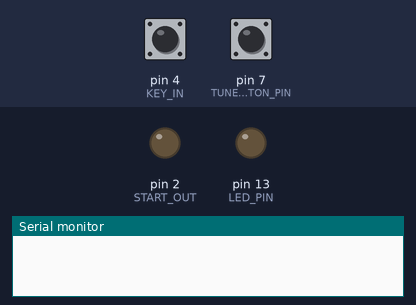
Bench run of a sketch on a simulated Arduino Nano, built with avr-gcc and run on an emulated ATmega328P. Shown: output pins drawn as LEDs (lit = HIGH), the last lines printed to the serial monitor. The inputs (shaded band) are chosen by the test bench; at power-on: pin 7 (TUNE_BUTTON_PIN) HIGH, pin 4 (KEY_IN) HIGH.

Above: at 1.2 s.
1.3 s: pin 7 (TUNE_BUTTON_PIN) pulled LOW for 0.15 s
At 2.2 s:
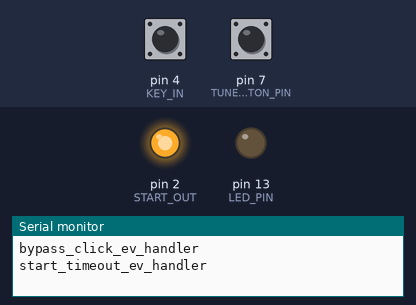
Timing chart, 0 to 4.3 s (numbered marks = the images above; inputs shaded):
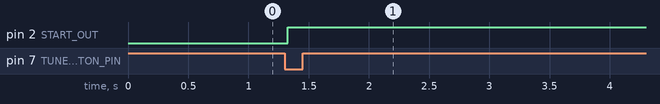

The sketch:

AH4.ino
```cpp
/* Arduino Nano
 * ATmega328P  (Old Bootloader)
 *
 */

const unsigned char START_OUT = 2;
const unsigned char KEY_IN = 4;
const unsigned char KEY_OUT = 12;
const unsigned char TUNE_BUTTON_PIN = 7;
const unsigned char BUTTON_GND = 9; // cheat ground for button
const unsigned char LED_PIN = 13;

enum state_t {
    ST_BYPASS,
    ST_START,
    ST_TUNING,
    ST_CONFIRM,
    ST_TUNED,
    ST_FAILED,
    NUM_STATES,
};

enum event_t {
    EV_NONE,
    EV_TUNE_PUSH,
    EV_TUNE_RELEASE,
    EV_TIMEOUT,
    EV_KEY_DOWN,
    EV_KEY_UP,
    EV_RESET,
    NUM_EVENTS,
};

/*
bool serialEvent() {
  if(Serial.available()) {
    char c = Serial.read();
    if(c == 'c') {
      Serial.println(c);
      return true;
    }
  }

  return false;
}*/

// Timers
unsigned long timeoutSet = 0;
unsigned long timeoutDelay = 0;

void setTimeout(unsigned long ms) {
  timeoutSet = millis();
  timeoutDelay = ms;
}

event_t timeoutEvent() {
  if(!timeoutDelay) {
    // No timer set
    return EV_NONE;
  }

  // Check timer
  if((millis() - timeoutSet) >= timeoutDelay) {
    // Expired, reset and return event
    timeoutSet = 0;
    return EV_TIMEOUT;
  }

  return EV_NONE;
}

event_t keyInEvent() {
  // Don't think I need to debounce this

  static uint8_t lastRead = digitalRead(KEY_IN);
  uint8_t currentRead = digitalRead(KEY_IN);
  event_t ev = EV_NONE;

  if(currentRead != lastRead) {
    switch(currentRead) {
      case 0: ev = EV_KEY_DOWN; break;
      case 1: ev = EV_KEY_UP; break;
    }
  }
  lastRead = currentRead;

  return ev;
}

// Tune button click with debounce
uint8_t tuneButtonEvent() {
  // Static variables keep state
  static unsigned long lastDebounceTime = millis();
  static uint8_t lastRead = digitalRead(TUNE_BUTTON_PIN);
  static uint8_t buttonState = lastRead;

  const unsigned long debounceDelay = 25;
  uint8_t currentRead = digitalRead(TUNE_BUTTON_PIN);

  event_t ev = EV_NONE;

  if(currentRead != lastRead) {
    lastDebounceTime = millis();
  }
  lastRead = currentRead;

  if ((millis() - lastDebounceTime) > debounceDelay) {
    if(buttonState != currentRead) {
      buttonState = currentRead;
      switch(buttonState) {
        case 0: ev = EV_TUNE_PUSH; break;
        case 1: ev = EV_TUNE_RELEASE; break;
      }
    }
  }

  return ev;
}

state_t tuned_failed_bypass_push_ev_handler() {
  Serial.println("bypass_click_ev_handler");
  digitalWrite(START_OUT, HIGH);
  setTimeout(500);
  return ST_START;
}

state_t start_key_down_ev_handler() {
  Serial.println("start_key_down_ev_handler");
  digitalWrite(KEY_OUT, HIGH);
  digitalWrite(START_OUT, LOW);
  return ST_TUNING;
}

state_t start_timeout_ev_handler() {
  Serial.println("start_timeout_ev_handler");
  return ST_BYPASS;
}

state_t tuning_key_up_ev_handler() {
  Serial.println("tuning_key_up_ev_handler");
  digitalWrite(KEY_OUT, LOW);
  setTimeout(40);
  return ST_CONFIRM;
}

state_t confirm_key_down_ev_handler() {
  Serial.println("confirm_key_down_ev_handler");
  return ST_FAILED;
}

state_t confirm_timeout_ev_handler() {
  Serial.println("confirm_timeout_ev_handler");
  return ST_TUNED;
}


/* State function type and state event table */
typedef state_t (*state_function_t)(void);
state_function_t state_table[NUM_STATES][NUM_EVENTS] = {
                   /* EV_NONE, EV_CLICK, EV_LONG_PRESS, EV_TIMEOUT, EV_KEY_DOWN, EV_KEY_UP */
/* ST_BYPASS */   {NULL, tuned_failed_bypass_push_ev_handler, NULL, NULL, NULL, NULL, NULL},
/* ST_START */    {NULL, NULL, NULL, start_timeout_ev_handler, start_key_down_ev_handler, NULL, NULL},
/* ST_TUNING */   {NULL, NULL, NULL, NULL, NULL, tuning_key_up_ev_handler, NULL},
/* ST_CONFIRM */  {NULL, NULL, NULL, confirm_timeout_ev_handler, confirm_key_down_ev_handler, NULL, NULL},
/* ST_TUNED */    {NULL, tuned_failed_bypass_push_ev_handler, NULL, NULL, NULL, NULL, NULL},
/* ST_FAILED */   {NULL, tuned_failed_bypass_push_ev_handler, NULL, NULL, NULL, NULL, NULL},
};

// the setup routine runs once when you press reset:
void setup() {
  Serial.begin(57600);
  Serial.setTimeout(0);

  pinMode(BUTTON_GND, OUTPUT); // just using a digital output as temporary button gnd
  digitalWrite(BUTTON_GND, LOW); // gnd is low

  // Tune button
  pinMode(TUNE_BUTTON_PIN, INPUT_PULLUP);

  // To tuner
  pinMode(START_OUT, OUTPUT);     // start signal to tuner
  digitalWrite(START_OUT, LOW);   // high starts tuning because of transistor buffer

  // From tuner
  pinMode(KEY_IN, INPUT_PULLUP); // key input from tuner TODO: put a stronger pull up on schematic

  // To radio
  pinMode(KEY_OUT, OUTPUT);
  digitalWrite(KEY_OUT, LOW);

  // To LED
  pinMode(LED_PIN, OUTPUT);
  digitalWrite(LED_PIN, LOW);
}

event_t nextEvent() {
  event_t ev;
  if(ev = tuneButtonEvent())
    return ev;
  if(ev = keyInEvent())
    return ev;
  if(ev = timeoutEvent())
    return ev;
  return EV_NONE;
}

// the loop routine runs over and over again forever:
void loop() {
  static state_t state = ST_BYPASS;
  state_function_t state_function;

  // Run state machine
  state_function = state_table[state][nextEvent()];
  if(state_function != NULL) {
    state = state_function();
  }
}
```

Measured:
- after the input at 1.3 s, pin 2 (START_OUT): LOW → HIGH at once
